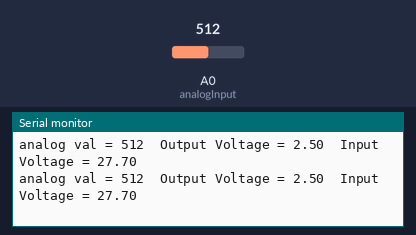
Recording of a sketch running on a simulated Arduino Uno, built with avr-gcc and run on an emulated ATmega328P. Shown: the last lines printed to the serial monitor. Inputs (shaded band) come from the test bench; at power-on: A0 (analogInput) = 512.

Above: at 2.8 s.
2.9 s: A0 (analogInput) set to 716
At 4.8 s:
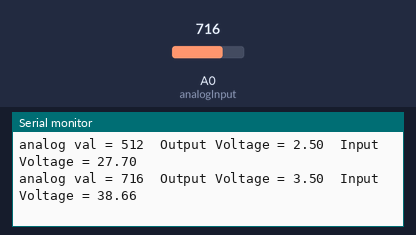
5.6 s: A0 (analogInput) set to 900
At 6.4 s:
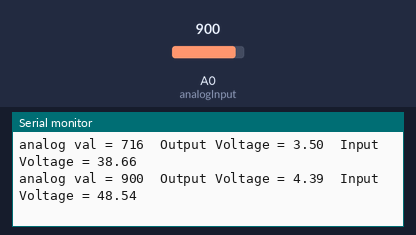
Timing chart, 0 to 8.6 s (numbered marks = the images above; inputs shaded):
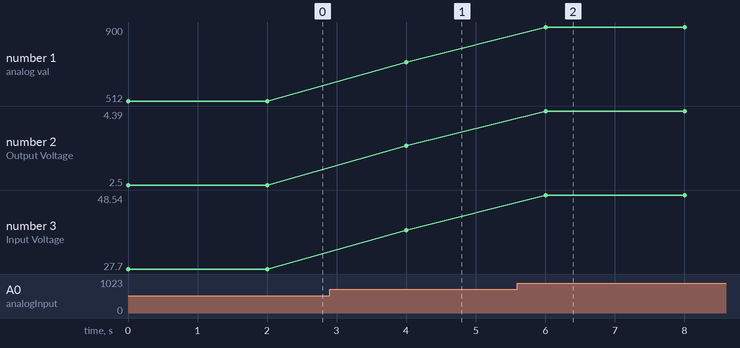

Measured:
- after the input at 2.9 s, the serial monitor: prints a new line after 1.1 s (image 1)
- after the input at 5.6 s, the serial monitor: prints a new line after 0.40 s (image 2)
- plotted number 1: 512 → 716 after the input at 2.9 s, 716 → 900 after the input at 5.6 s
- plotted number 2: 2.5 → 3.5 after the input at 2.9 s, 3.5 → 4.39 after the input at 5.6 s
- plotted number 3: 27.7 → 38.66 after the input at 2.9 s, 38.66 → 48.54 after the input at 5.6 s

The sketch:

battery_level_led_indicator.ino
```cpp
//--------Program developed by R.Girish---------//
int analogInput = A0;

float vout = 0.0;
float vin = 0.0;
float R1 = 100000;
float R2 = 10000;
int value = 0;

void setup() {
  Serial.begin(9600);
  pinMode(analogInput, INPUT);
}

void loop() {
  value = analogRead(analogInput);
  Serial.print("analog val = ");
  Serial.print(value);

  vout = (value * 5.0) / 1024;
  Serial.print("\tOutput Voltage = ");
  Serial.print(vout);

  vin = (vout / (R2 / (R1 + R2)) + 0.2);
  Serial.print("\tInput Voltage = ");
  Serial.println(vin);

  delay(2000);
}
//--------Program developed by R.Girish---------//
```
